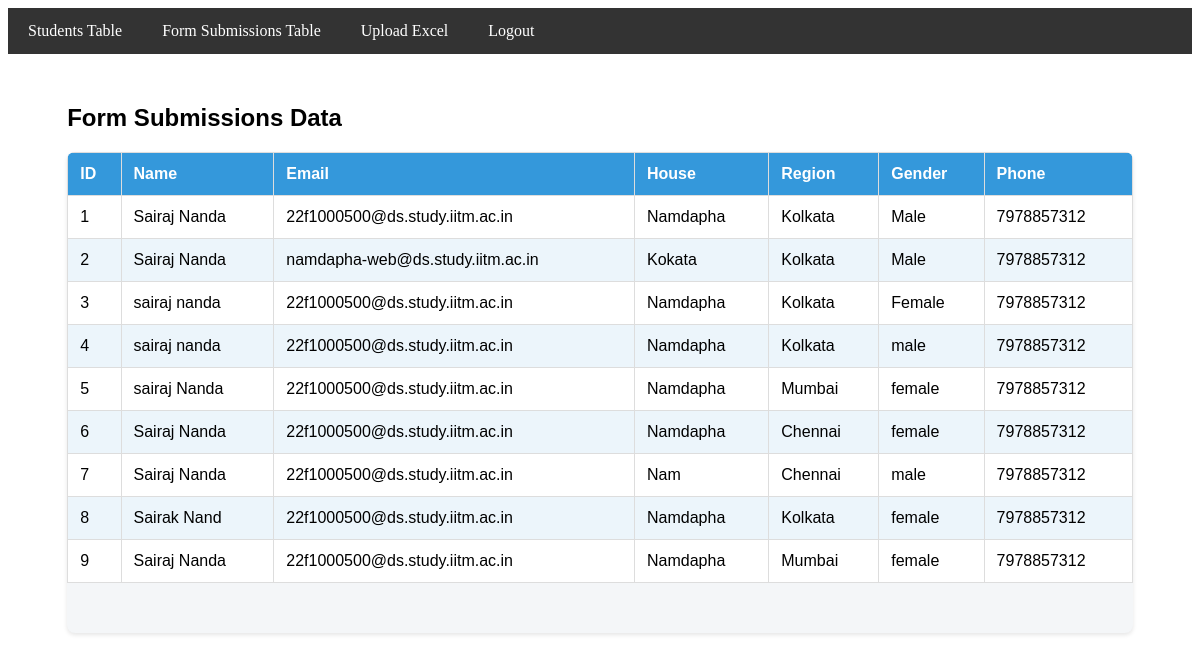
/view_data/form_submissions, run on the app's committed database.
### app.py (models this page shows, shortened)
class FormSubmission(db.Model):
    id = db.Column(db.Integer, primary_key=True)
    name=db.Column(db.String(100),nullable=False)
    email = db.Column(db.String(100), nullable=False)
    house = db.Column(db.String(100), nullable=False)
    region = db.Column(db.String(100), nullable=False)
    gender = db.Column(db.String(20), nullable=False)
    phone = db.Column(db.String(10), nullable=False)

### app.py (the view)
@app.route('/view_data/form_submissions')
def view_form_submissions_data():
    form_submissions = FormSubmission.query.all()
    return render_template('form_submission_table.html',  form_submissions=form_submissions)

### templates/form_submission_table.html (shortened to what this page needs)
<!DOCTYPE html>
<html lang="en">
<head>
</head>
<body>
    <div class="navbar">
        <a href="/view_data/students">Students Table</a>
        <a href="/view_data/form_submissions">Form Submissions Table</a>
        <a href="/upload">Upload Excel</a>
        <a href="/">Logout</a>
    </div>
    <div class="container">
        <h2>Form Submissions Data</h2>
        <div class="form-submission-table">
            <table>
                <thead>
                    <tr>
                        <th>ID</th>
                        <th>Name</th>
                        <th>Email</th>
                        <th>House</th>
                        <th>Region</th>
                        <th>Gender</th>
                        <th>Phone</th>
                    </tr>
                </thead>
                <tbody>
                    {% for form_submission in form_submissions %}
                        <tr>
                            <td>{{ form_submission.id }}</td>
                            <td>{{ form_submission.name }}</td>
                            <td>{{ form_submission.email }}</td>
                            <td>{{ form_submission.house }}</td>
                            <td>{{ form_submission.region }}</td>
                            <td>{{ form_submission.gender }}</td>
                            <td>{{ form_submission.phone }}</td>
                        </tr>
                    {% else %}
                        <tr>
                            <td colspan="7">No data available.</td>
                        </tr>
                    {% endfor %}
                </tbody>
            </table>
        </div>
    </div>
</body>
</html>

### templates/form_submission_table.html (style rules this page uses)
.navbar { background-color: #333; overflow: hidden; margin-bottom: 20px; }
.navbar a { float: left; display: block; color: white; text-align: center; padding: 14px 20px; text-decoration: none; }
table { width: 100%; border-collapse: collapse; margin-bottom: 50px; font-family: Arial, sans-serif; }
table, th, td { border: 1px solid #ddd; }
th, td { padding: 12px; text-align: left; }
th { background-color: #3498db; color: white; font-weight: bold; }
tr:nth-child(even) { background-color: #ecf5fb; }
tr:nth-child(odd) { background-color: #ffffff; }
.container { margin: 50px auto; max-width: 90%; }
h2 { margin-bottom: 20px; font-family: 'Arial', sans-serif; }
.form-submission-table { background-color: #f4f6f8; border-radius: 8px; overflow: hidden; box-shadow: 0 2px 4px rgba(0, 0, 0, 0.1); }

### data on the page
FormSubmission: id "1", name "Sairaj Nanda", email "22f1000500@ds.study.iitm.ac.in", house "Namdapha", region "Kolkata", gender "Male", phone "7978857312"
FormSubmission: id "2", name "Sairaj Nanda", email "namdapha-web@ds.study.iitm.ac.in", house "Kokata", region "Kolkata", gender "Male", phone "7978857312"
FormSubmission: id "3", name "sairaj nanda", email "22f1000500@ds.study.iitm.ac.in", house "Namdapha", region "Kolkata", gender "Female", phone "7978857312"
FormSubmission: id "4", name "sairaj nanda", email "22f1000500@ds.study.iitm.ac.in", house "Namdapha", region "Kolkata", gender "male", phone "7978857312"
FormSubmission: id "5", name "sairaj Nanda", email "22f1000500@ds.study.iitm.ac.in", house "Namdapha", region "Mumbai", gender "female", phone "7978857312"
FormSubmission: id "6", name "Sairaj Nanda", email "22f1000500@ds.study.iitm.ac.in", house "Namdapha", region "Chennai", gender "female", phone "7978857312"
FormSubmission: id "7", name "Sairaj Nanda", email "22f1000500@ds.study.iitm.ac.in", house "Nam", region "Chennai", gender "male", phone "7978857312"
FormSubmission: id "8", name "Sairak Nand", email "22f1000500@ds.study.iitm.ac.in", house "Namdapha", region "Kolkata", gender "female", phone "7978857312"
FormSubmission: id "9", name "Sairaj Nanda", email "22f1000500@ds.study.iitm.ac.in", house "Namdapha", region "Mumbai", gender "female", phone "7978857312"
